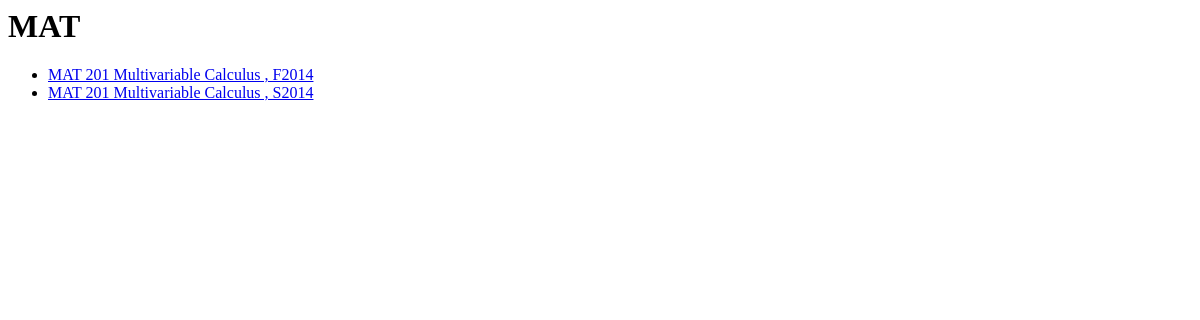
/curves/MAT/, run on an earlier commit of the app's database.
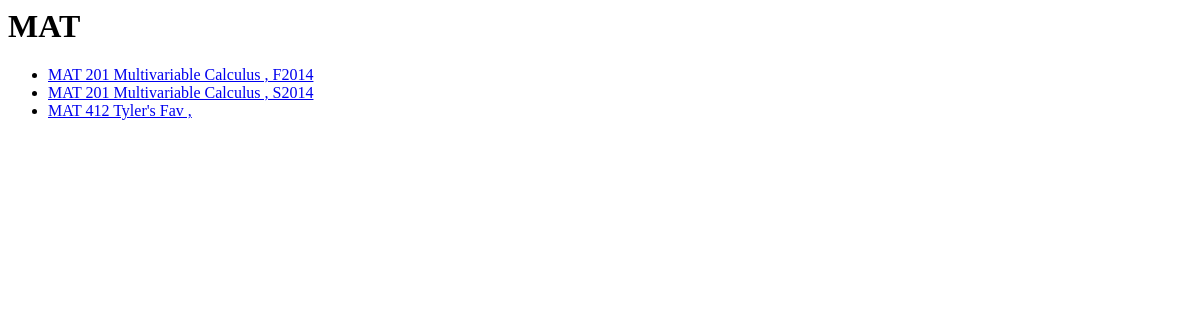
And on a later commit of the database.
### curves/models.py (models this page shows, shortened)
class Course_Specific(models.Model):
	dept = models.CharField(max_length = 3) # e.g. 'COS'
	num = models.CharField(max_length = 4) # e.g. '333'
	name = models.CharField(max_length = 100) # e.g. 'Advanced Programming Techniques'
	prof = models.CharField(max_length = 50) # e.g. 'Brian Kernighan'
	semester = models.CharField(max_length = 5) # e.g. 'S2015' or 'F2015'
	num_A_plus = models.IntegerField(default = 0)
	num_A = models.IntegerField(default = 0)
	num_A_minus = models.IntegerField(default = 0)
	num_B_plus = models.IntegerField(default = 0)
	num_B = models.IntegerField(default = 0)
	num_B_minus = models.IntegerField(default = 0)
	num_C_plus = models.IntegerField(default = 0)
	num_C = models.IntegerField(default = 0)
	num_C_minus = models.IntegerField(default = 0)
	num_D_grade = models.IntegerField(default = 0)
	num_F_grade = models.IntegerField(default = 0)
	num_D_PDF = models.IntegerField(default = 0)
	num_F_PDF = models.IntegerField(default = 0)
	num_P_PDF = models.IntegerField(default = 0)
	def __unicode__(self):
		return self.dept + " " + self.num + " " + self.name + " , " + self.semester

### curves/views.py (the view)
# urls.py: url(r'^(?P<cdept>[A-Za-z]{3,3})/$', views.deptView, name = 'deptView'),
def deptView(request, cdept):
	course_list = get_list_or_404(Course_Specific, dept = cdept)
	context = {'course_list': course_list, 'cdept': cdept}
	return render(request, 'curves/dept.html', context)

### curves/templates/curves/dept.html
<h1>{{ cdept }}</h1>
<ul>
{% for course in course_list %}
    <li> <a href = "/curves/{{ cdept }}/{{ course.num }}/{{ course.semester }}/"> {{ course }}</li>
{% endfor %}
</ul>

What changed in the data, as far as the page shows it:
added Course_Specific: dept+num+name "MAT 412 Tyler's Fav ,"
